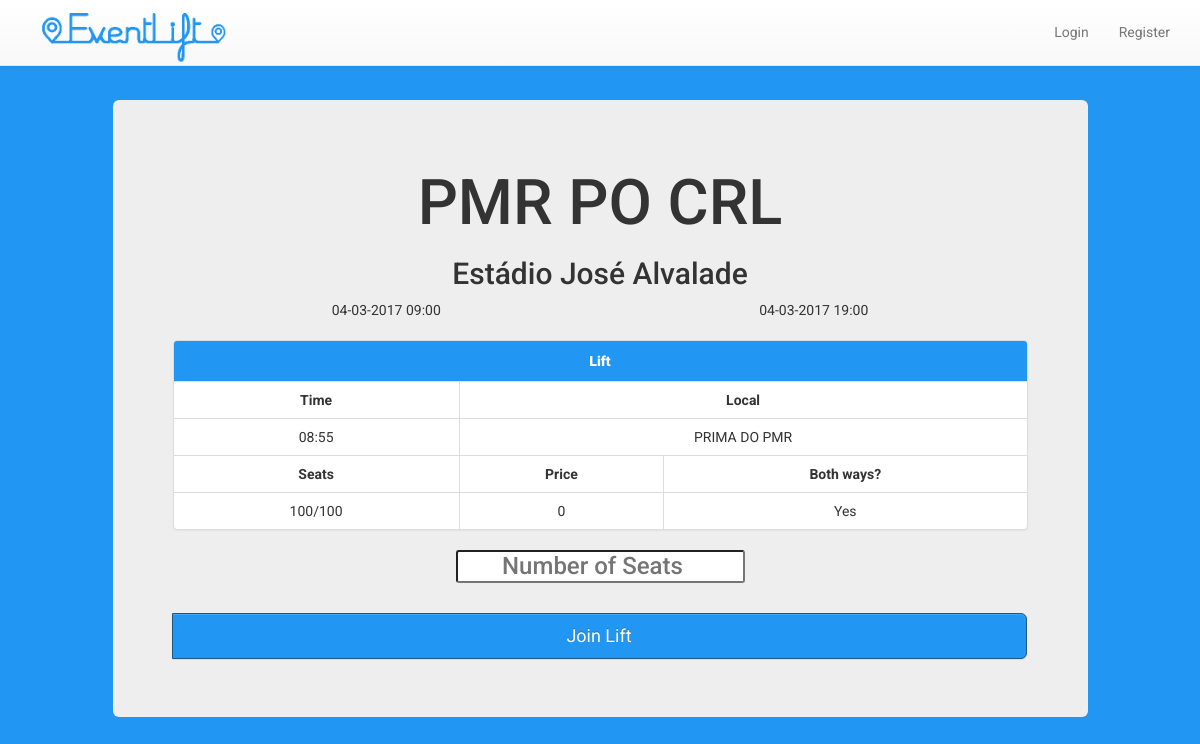
/lift/1, run on an earlier commit of the app's database.
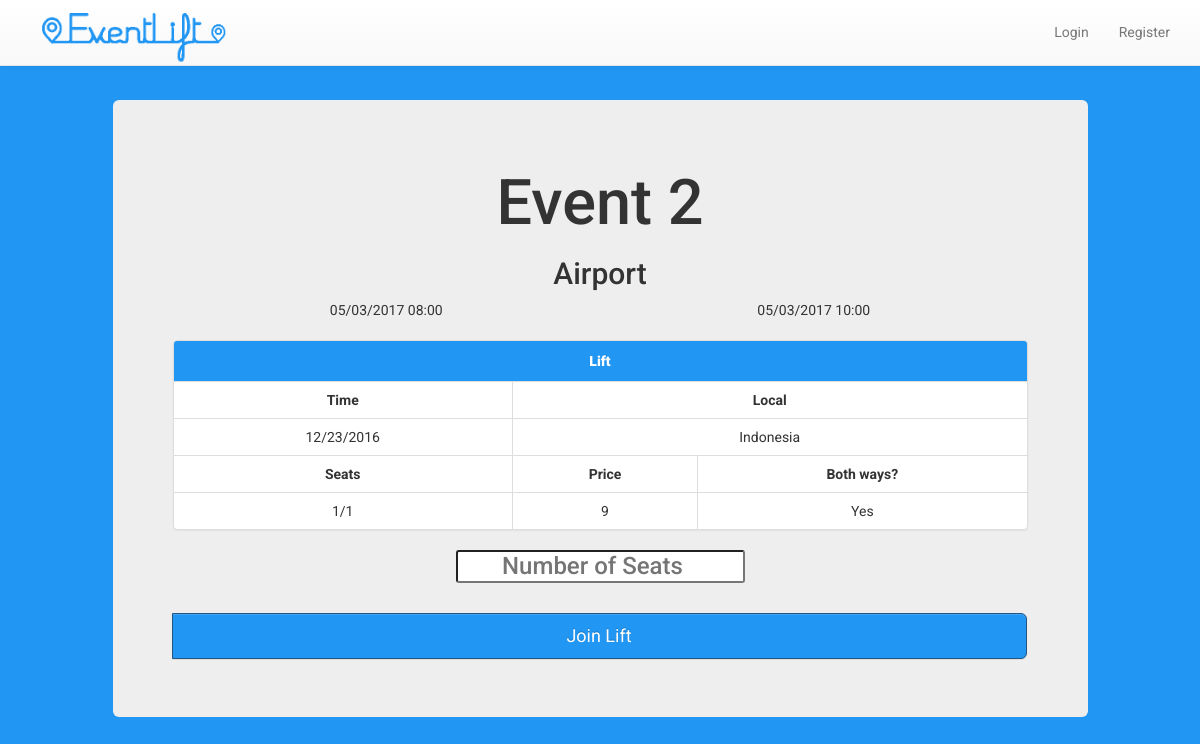
And on a later commit of the database.
### tables this page shows
CREATE TABLE Events(
    name VARCHAR(64) NOT NULL,
    local VARCHAR(32) NOT NULL,
    stdate VARCHAR(32) NOT NULL,
    endate VARCHAR(32) NOT NULL,
    PRIMARY KEY(name, local)
);

CREATE TABLE Lifts(
    owner REFERENCES Users(rowID),
    event REFERENCES Events(rowID),
    price INTEGER NOT NULL,
    twoway INTEGER NOT NULL,
    lftime VARCHAR(32) NOT NULL,
    lfplace VARCHAR(32) NOT NULL,
    numseats INTEGER NOT NULL,
    emptyseats INTEGER NOT NULL CHECK(emptyseats >= 0)
);

### eventlift/views.py (the view)
@app.route('/lift/<liftid>')
def view_lift(liftid):
    lift = models.get_lift_by_id(liftid)
    return render_template('lift.html', lift=lift, liftid=liftid)

### eventlift/models.py (called while the page is built)
def get_lift_by_id(rowid):
    db = sqlite3.connect(DATABASE)
    cur = db.cursor()
    cur.execute('SELECT * FROM Lifts JOIN Events ON Lifts.event = Events.rowID WHERE Lifts.rowid=?', (rowid, ))
    lift = cur.fetchall()
    db.close()
    return lift

### eventlift/templates/lift.html (shortened to what this page needs)
{% extends "base.html" %} {% block header %} {% endblock %} {% block content %}
<link rel="stylesheet" type="text/css" href="../static/event.css">
<div class="container">
    <div class="row">
        <div class="col-md-10 col-md-offset-1 col-xs-10 col-xs-offset-1">
            <div class="row">
                <div class="jumbotron class1">
                    <div class="event-info text-center">
                        <h1>{{ lift[0][8] }}</h1>
                        <h2>{{ lift[0][9] }}</h2>
                        <ul class="nav nav-pills nav-justified text-center" role="tablist">
                            <li>{{ lift[0][10] }}</li>
                            <li>{{ lift[0][11] }}</li>
                        </ul>
                        <br>
                        <div class="panel panel-default">
                            <div class="panel-heading">Lift</div>
                            <table class="table table-bordered text-center">
                                <tr>
                                    <th class="text-center" colspan="2"> Time </th>
                                    <th class="text-center" colspan="4"> Local </th>
                                </tr>
                                <tr>
                                    <td colspan="2"> {{ lift[0][4] }} </td>
                                    <td colspan="4"> {{ lift[0][5] }} </td>
                                </tr>
                                <tr>
                                    <th class="text-center" colspan="2"> Seats </th>
                                    <th class="text-center" colspan="2"> Price </th>
                                    <th class="text-center" colspan="2"> Both ways? </th>
                                </tr>
                                <tr>
                                    <td colspan="2"> {{ lift[0][7] }}/{{ lift[0][6] }} </td>
                                    <td colspan="2"> {{ lift[0][2] }} </td>
                                    <td colspan="2"> {% if lift[0][3] == 0 %} No {% else %} Yes
                                    </td>
                                </tr>
                            </table>
                        </div>
                        <h3>
                            {% endif %}
                        <form method="POST" action="/join_lift">
                            <input type="number" id="cenas" name="seats" class="text-center" placeholder="Number of Seats">
                            <span class="input-group-btn">
                              <button class="btn btn-lg btn-primary btn-block btn-search" type="submit">Join Lift</button>
                            </span>
                        </form>
                    </div>
                </div>
            </div>
        </div>
    </div>
</div>
{% endblock %} {% block footer %} {% endblock %}

What changed in the data, as far as the page shows it:
no longer on this page (row edited): Events: name "PMR PO CRL", local "Estádio José Alvalade", stdate "04-03-2017 09:00", endate "04-03-2017 19:00"
now on this page (row edited): Events: name "Event 2", local "Airport", stdate "05/03/2017 08:00", endate "05/03/2017 10:00"
changed Lifts: lftime "08:55" → "12/23/2016"; lfplace "PRIMA DO PMR" → "Indonesia"; emptyseats "100" → "1"; numseats "100" → "1"; price "0" → "9"
